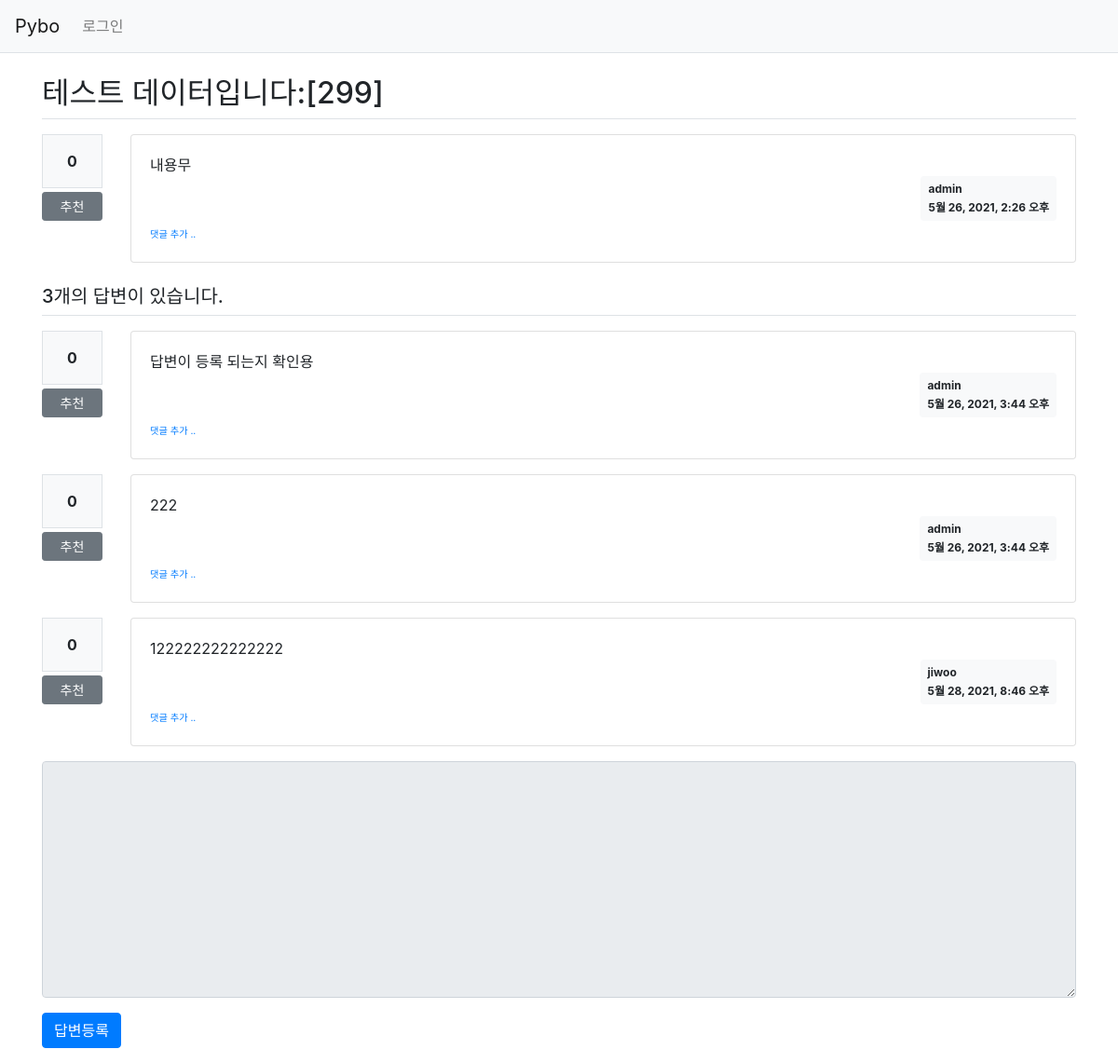
Page /pybo/307/ on the earlier database version.
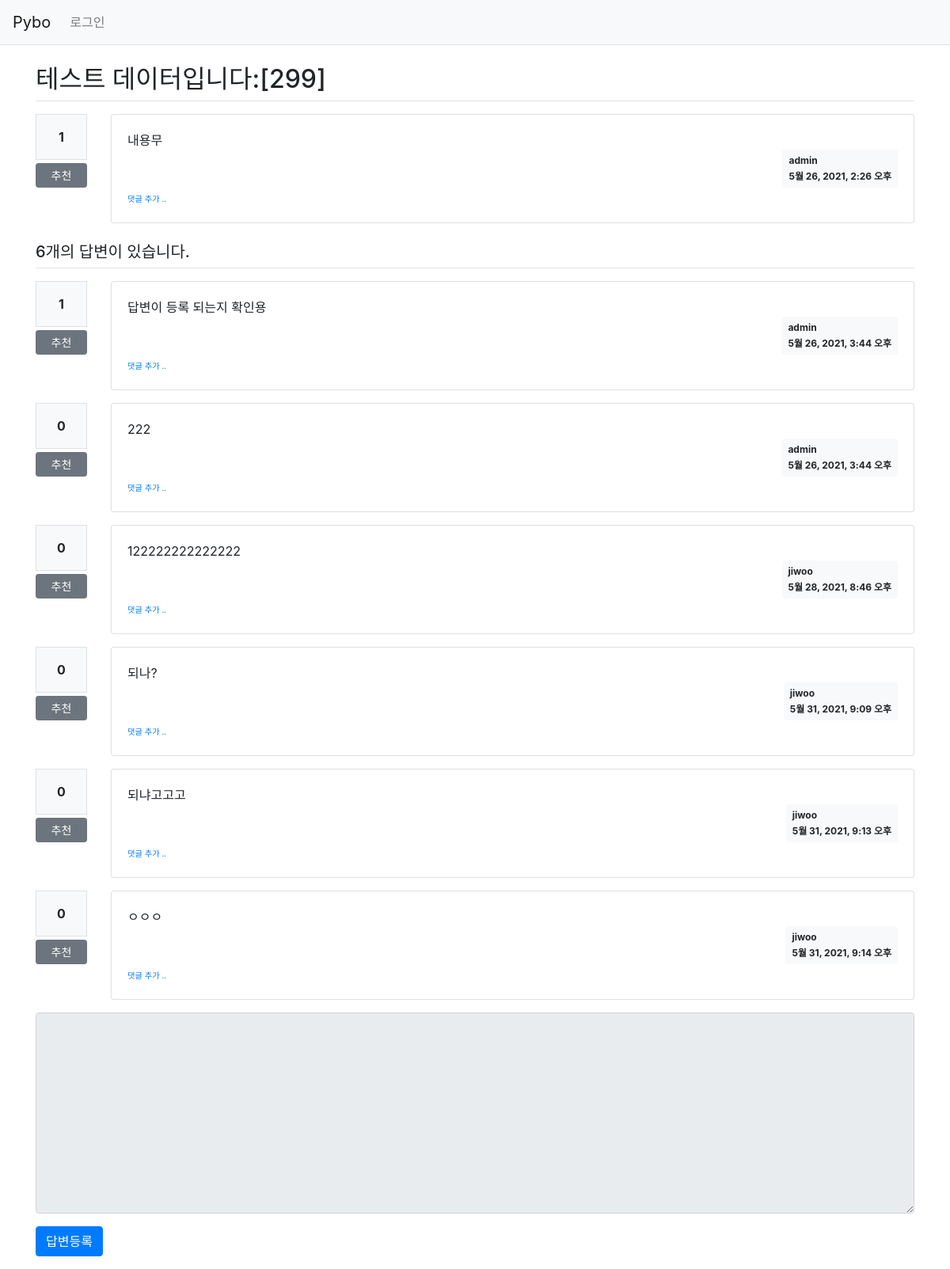
Same page on the later database version.
### pybo/models.py (models this page shows, shortened)
class Question(models.Model):
    author = models.ForeignKey(User, on_delete=models.CASCADE, related_name='author_question')
    subject = models.CharField(max_length=200)
    content = models.TextField()
    create_date = models.DateTimeField()
    modify_date = models.DateTimeField(null=True, blank=True)
    voter = models.ManyToManyField(User, related_name='voter_question')

class Answer(models.Model):
    author = models.ForeignKey(User, on_delete=models.CASCADE, related_name='author_answer')
    question = models.ForeignKey(Question, on_delete=models.CASCADE)
    content = models.TextField()
    create_date = models.DateTimeField()
    modify_date = models.DateTimeField(null=True, blank=True)
    voter = models.ManyToManyField(User, related_name='voter_answer')

### pybo/views/base_views.py (the view)
def detail(request, question_id):
    question = get_object_or_404(Question, pk=question_id)
    context = {'question': question}
    return render(request, 'pybo/question_detail.html', context)

### templates/pybo/question_detail.html (shortened to what this page needs)
{% extends 'base.html' %}
{% block content %}
<div class="container my-3">
    <h2 class="border-bottom py-2">{{ question.subject }}</h2>
    <div class="row my-3">
        <div class="col-1">
            <div class="bg-light text-center p-3 border font-weight-bolder mb-1">{{question.voter.count}}</div>
            <a href="#" data-uri="{% url 'pybo:vote_question' question.id  %}"
               class="recommend btn btn-sm btn-secondary btn-block my-1">추천</a>
        </div>
        <div class="col-11">
            <div class="card">
                <div class="card-body">
                    <div class="card-text" style="white-space: pre-line;">{{ question.content }}</div>
                    <div class="d-flex justify-content-end">
                        <div class="badge badge-light p-2 text-left">
                            <div class="mb-2">{{ question.author.username }}</div>
                            <div>{{ question.create_date }}</div>
                        </div>
                    </div>
                    <div>
                        <a href="{% url 'pybo:comment_create_question' question.id  %}"
                           class="small"><small>댓글 추가 ..</small></a>
                    </div>
                </div>
            </div>
        </div>
    </div>
    <h5 class="border-bottom my-3 py-2">{{question.answer_set.count}}개의 답변이 있습니다.</h5>
    {% for answer in question.answer_set.all %}
    <div class="row my-3">
        <div class="col-1">
            <div class="bg-light text-center p-3 border font-weight-bolder mb-1">{{answer.voter.count}}</div>
            <a href="#" data-uri="{% url 'pybo:vote_answer' answer.id  %}"
                class="recommend btn btn-sm btn-secondary btn-block my-1">추천</a>
        </div>
        <div class="col-11">
            <div class="card">
                <div class="card-body">
                    <div class="card-text" style="white-space: pre-line;">{{ answer.content }}</div>
                    <div class="d-flex justify-content-end">
                        <div class="badge badge-light p-2 text-left">
                            <div class="mb-2">{{ answer.author.username }}</div>
                            <div>{{ answer.create_date }}</div>
                        </div>
                    </div>
                    <div>
                        <a href="{% url 'pybo:comment_create_answer' answer.id  %}"
                           class="small"><small>댓글 추가 ..</small></a>
                    </div>
                </div>
            </div>
        </div>
    </div>
    {% endfor %}
    <form action="{% url 'pybo:answer_create' question.id %}" method="post" class="my-3">
        <div class="form-group">
            <textarea {% if not user.is_authenticated %}disabled{% endif %}
                      name="content" id="content" class="form-control" rows="10"></textarea>
        </div>
        <input type="submit" value="답변등록" class="btn btn-primary">
    </form>
</div>
{% endblock %}

### templates/base.html (shortened to what this page needs)
{% load static %}
<!doctype html>
<html lang="ko">
<head>
    <link rel="stylesheet" type="text/css" href="{% static 'bootstrap.min.css' %}">
    <link rel="stylesheet" type="text/css" href="{% static 'style.css' %}">
</head>
<body>
{% include "navbar.html" %}
{% block content %}
{% endblock %}
</body>
</html>

### templates/navbar.html (shortened to what this page needs)
<nav class="navbar navbar-expand-lg navbar-light bg-light border-bottom">
    <a class="navbar-brand" href="{% url 'pybo:index' %}">Pybo</a>
    <div class="collapse navbar-collapse flex-grow-0" id="navbarNav">
        <ul class="navbar-nav">
            <li class="nav-item ">
                {% if user.is_authenticated %}
                <a class="nav-link" href="{% url 'common:logout' %}">{{ user.username }} (로그아웃)</a>
                {% else %}
                <a class="nav-link" href="{% url 'common:login' %}">로그인</a>
                {% endif %}
            </li>
        </ul>
    </div>
</nav>

Differences in the rows shown:
computed for Question "테스트 데이터입니다:[299]": voter.count "0" → "1"; answer_set.count "3" → "6"
computed for Answer "답변이 등록 되는지 확인용": voter.count "0" → "1"
added Answer: voter.count "0", content "되나?", author.username "jiwoo", create_date "5월 31, 2021, 9:09 오후"
added Answer: voter.count "0", content "되냐고고고", author.username "jiwoo", create_date "5월 31, 2021, 9:13 오후"
added Answer: voter.count "0", content "ㅇㅇㅇ", author.username "jiwoo", create_date "5월 31, 2021, 9:14 오후"
